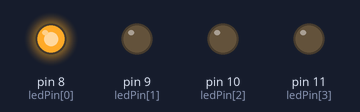
Recording of a sketch running on a simulated Arduino Uno, built with avr-gcc and run on an emulated ATmega328P. Parts: output pins drawn as LEDs (lit = HIGH).

Above: at 0.2 s.
At 1.7 s:
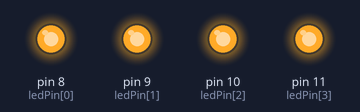
At 2.2 s:
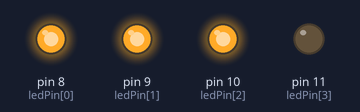
At 3.7 s:
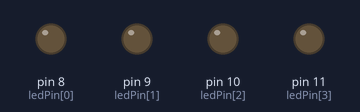
At 4.7 s:
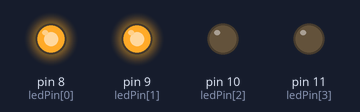
Timing chart, 0 to 5.2 s (numbered marks = the images above):
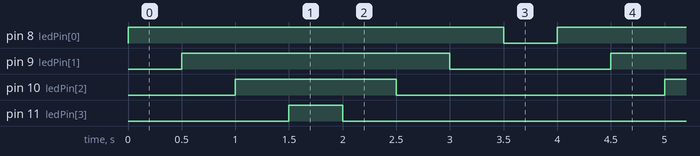

Measured:
- by itself, pin 8 (ledPin[0]): alternates HIGH for 3.5 s and LOW for 0.50 s
- by itself, pin 9 (ledPin[1]): alternates HIGH for 2.5 s and LOW for 1.5 s
- by itself, pin 10 (ledPin[2]): alternates HIGH for 1.5 s and LOW for 2.5 s
- by itself, pin 11 (ledPin[3]): alternates HIGH for 0.50 s and LOW for 3.5 s

The sketch:

34_LEDcontrol.ino
```cpp
const int ledPin[4] = {8, 9, 10, 11};
void setup() {
  for(int i = 0; i < 4; i++) pinMode(ledPin[i], OUTPUT);
  for(int i = 0; i < 4; i++) {
    digitalWrite(ledPin[i], LOW);
  }
}

void loop() {
  for(int i = 0; i < 4; i++) {
    digitalWrite(ledPin[i], HIGH);
    delay(500);
  }

  for(int i = 3; i >= 0; i--) {
    digitalWrite(ledPin[i],LOW);
    delay(500);
  }
}
```
